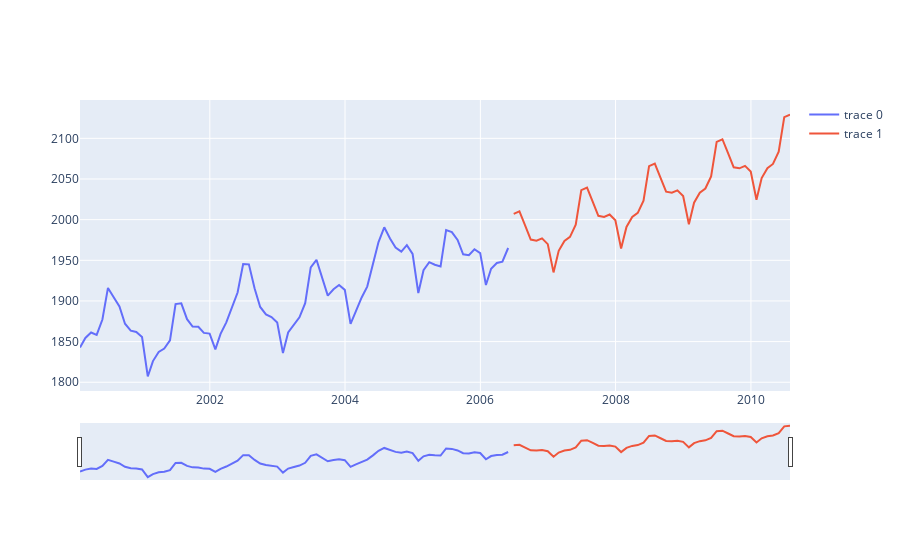

The code cell stored with this chart in its notebook:
### Code cell
mod1 = exp = sm.tsa.ExponentialSmoothing(ts,
                                        trend='mul',
                                        damped=True,
                                        seasonal='add',
                                        seasonal_periods=12)
res = exp.fit()
print(res.summary())


forecs = res.forecast(50)

forplot(mul=True)


# hw.ExponentialSmoothing()
